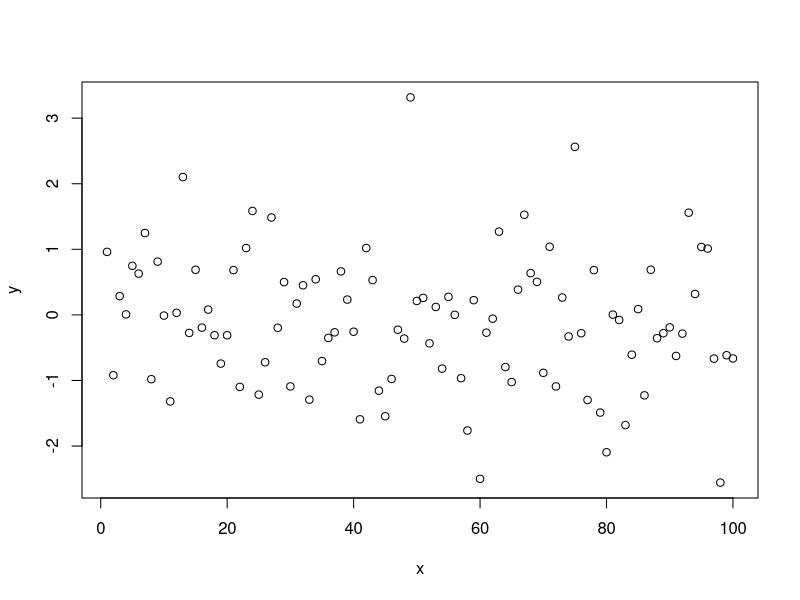

The R source for this figure:
## ---- chunk 1
knitr::opts_chunk$set(echo = TRUE)
## ---- chunk 2
x<-1:100
y<-rnorm(100)
## ---- chunk 3
plot(y~x)
